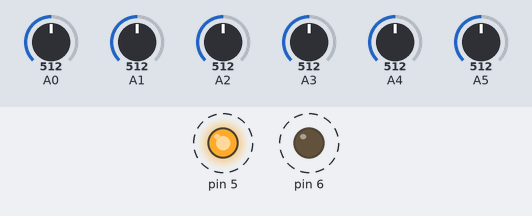
The sketch below on a simulated Arduino Uno, built for the host (arithmetic inside an expression is 32-bit, double 64-bit). Parts: output pins drawn as LEDs (lit = HIGH). Dashed ring = blinking. Inputs (shaded band) come from the test bench; at power-on: A0 = 512, A1 = 512, A2 = 512, A3 = 512, A4 = 512, A5 = 512. What the sketch prints to the serial monitor is not drawn.

Above: at 0.3 s.
Timing chart, 0 to 3.0 s (numbered marks = the images above):
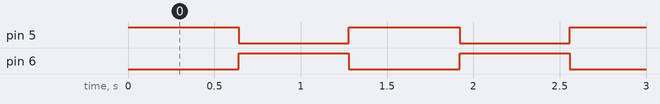

The sketch:

earthquake2.ino
```cpp
#define ADC_ref 2.56
#define zero_x 1.569
#define zero_y 1.569
#define zero_z 1.569
#define sensitivity_x 0.3
#define sensitivity_y 0.3
#define sensitivity_z 0.3
unsigned int value_x;
unsigned int value_y;
unsigned int value_z;
unsigned int value_xupper;
unsigned int value_yupper;
unsigned int value_zupper;

float xv;
float yv;
float zv;
float xvupper;
float yvupper;
float zvupper;
float angle_x;
float angle_y;
float angle_z;
void setup()   {
	analogReference(INTERNAL2V56);
	Serial.begin(9600);
pinMode(5, OUTPUT);
  pinMode(6, OUTPUT);
}

	void loop() {

  analogWrite(5, 255);  ////////////right motor at less speed so that bot moves right
    analogWrite(6,LOW);
    delay(600);

       value_x = analogRead(0);
	value_y = analogRead(1);
	value_z = analogRead(2);
       value_xupper = analogRead(3);
	value_yupper = analogRead(4);
	value_zupper = analogRead(5);
	xv=(value_x/1024.0*ADC_ref-zero_x)/sensitivity_x;
        Serial.print ("x= ");
	Serial.print (xv);
	Serial.print(" g ");
Serial.print("      ");

     xvupper=(value_xupper/1024.0*ADC_ref-zero_x)/sensitivity_x;

       Serial.print ("xupper= ");
	Serial.print (xvupper);
	Serial.print(" g ");
Serial.print("\n");

	yv=(value_y/1024.0*ADC_ref-zero_y)/sensitivity_y;
	Serial.print ("y= ");
	Serial.print (yv);
	Serial.print(" g ");
Serial.print("      ");
//Serial.print("\n");

yvupper=(value_yupper/1024.0*ADC_ref-zero_y)/sensitivity_y;
	Serial.print ("yupper= ");
	Serial.print (yvupper);
	Serial.print(" g ");
	Serial.print("\n");


zv=(value_z/1024.0*ADC_ref-zero_z)/sensitivity_z;
	Serial.print ("z= ");
	Serial.print (zv);
	Serial.print(" g ");
Serial.print("      ");
	//Serial.print("\n");
//Serial.print("\n");

zvupper=(value_zupper/1024.0*ADC_ref-zero_z)/sensitivity_z;
	Serial.print ("zupper= ");
	Serial.print (zvupper);
	Serial.print(" g ");
	Serial.print("\n");
analogWrite(6, 255);
    analogWrite(5,LOW);
    delay(600);
    Serial.print ("x= ");
	Serial.print (xv);
	Serial.print(" g ");
xvupper=(value_xupper/1024.0*ADC_ref-zero_x)/sensitivity_x;
Serial.print("      ");
       Serial.print ("xupper= ");
	Serial.print (xvupper);
	Serial.print(" g ");
		Serial.print("\n");

yv=(value_y/1024.0*ADC_ref-zero_y)/sensitivity_y;
	Serial.print ("y= ");
	Serial.print (yv);
	Serial.print(" g ");
//Serial.print("\n");
Serial.print("      ");
yvupper=(value_yupper/1024.0*ADC_ref-zero_y)/sensitivity_y;
	Serial.print ("yupper= ");
	Serial.print (yvupper);
	Serial.print(" g ");
Serial.print("\n");

	zv=(value_z/1024.0*ADC_ref-zero_z)/sensitivity_z;
	Serial.print ("z= ");
	Serial.print (zv);
	Serial.print(" g ");
Serial.print("      ");
	//erial.print("\n");Serial.print("      ");
//Serial.print("\n");

zvupper=(value_zupper/1024.0*ADC_ref-zero_z)/sensitivity_z;
	Serial.print ("zupper= ");
	Serial.print (zvupper);
	Serial.print(" g ");
	Serial.print("\n");

/*	Serial.print("Rotation ");
	Serial.print("x= ");
	angle_x =atan2(-yv,-zv)*57.2957795+180;
	Serial.print(angle_x);
	Serial.print(" deg");
	Serial.print(" ");
	Serial.print("y= ");
	angle_y =atan2(-xv,-zv)*57.2957795+180;
	Serial.print(angle_y);
	Serial.print(" deg");
	Serial.print(" ");
	Serial.print("z= ");
	angle_z =atan2(-yv,-xv)*57.2957795+180;
	Serial.print(angle_z);
	Serial.print(" deg");
	Serial.print("\n");*/
	}
```

Measured:
- by itself, pin 5, pin 6: alternates HIGH for 0.64 s and LOW for 0.64 s
